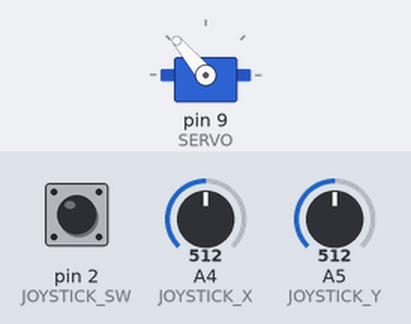
The program below on a simulated Arduino Uno, built with avr-gcc and run on an emulated ATmega328P. Parts: servo. Inputs (shaded band) come from the test bench; at power-on: A4 (JOYSTICK_X) = 512, pin 2 (JOYSTICK_SW) HIGH, A5 (JOYSTICK_Y) = 512.

Above: at 1.2 s.
1.3 s: A4 (JOYSTICK_X) set to 716
At 2.5 s:
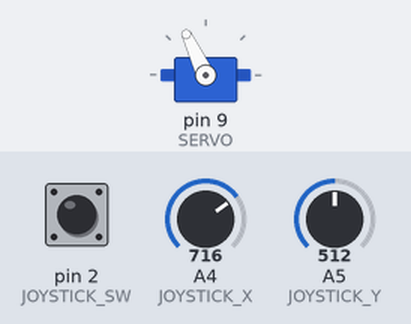
2.8 s: A4 (JOYSTICK_X) set to 1023
At 3.8 s:
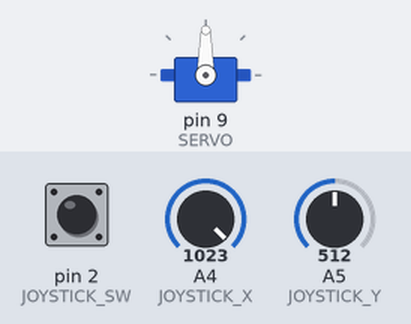
4.3 s: A4 (JOYSTICK_X) set to 306
At 4.9 s:
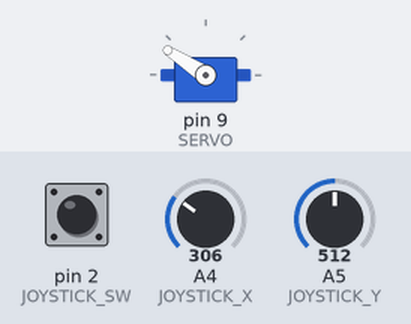
5.8 s: A4 (JOYSTICK_X) set to 122
At 6.4 s:
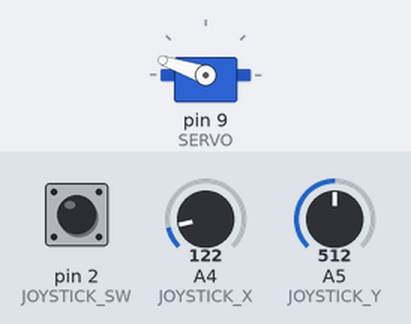
Timing chart, 0 to 8.3 s (numbered marks = the images above; inputs shaded):
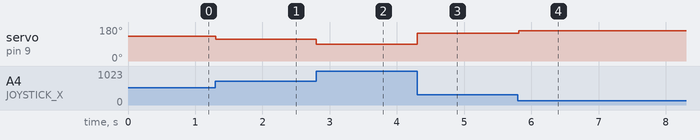

Measured:
- after the input at 1.3 s, servo on pin 9 (SERVO): 130° → 115° at once
- after the input at 2.8 s, servo on pin 9 (SERVO): 115° → 90° at once
- after the input at 4.3 s, servo on pin 9 (SERVO): 90° → 147° at once
- after the input at 5.8 s, servo on pin 9 (SERVO): 147° → 161° at once

The program:

main.cpp
```cpp
#include <Arduino.h>
#include <Servo.h>

#define SERVO 9
#define JOYSTICK_SW 2
#define JOYSTICK_X A4
#define JOYSTICK_Y A5

Servo servoMotor;

const int close = 170;
const int open = 90;

void setup() {
    pinMode(JOYSTICK_SW, INPUT_PULLUP);
    pinMode(JOYSTICK_X, INPUT);
    pinMode(JOYSTICK_Y, INPUT);
    servoMotor.attach(SERVO);
}

void loop() {

    int joystickSw = digitalRead(JOYSTICK_SW);
    int joystickX = analogRead(JOYSTICK_X);
    int joystickY = analogRead(JOYSTICK_Y);

    int servoNewValue = map(joystickX, 0, 1023, close, open);

    servoMotor.write(servoNewValue);

    delay(10);

}
```
